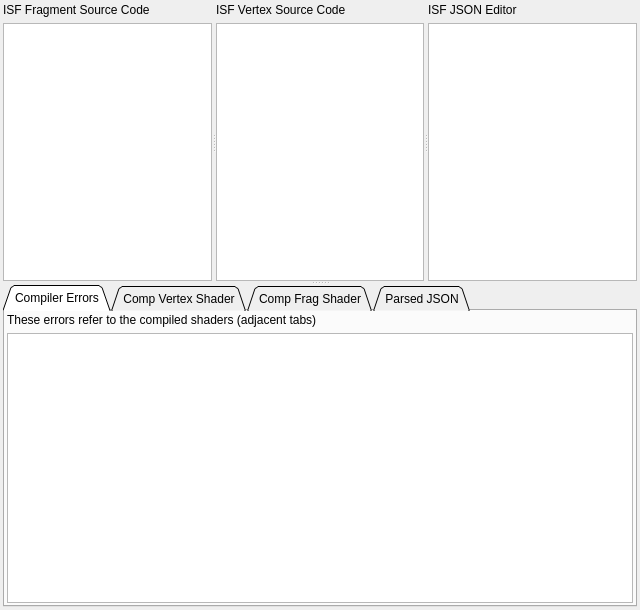
<?xml version="1.0" encoding="UTF-8"?>
<ui version="4.0">
 <class>DocWindow</class>
 <widget class="QWidget" name="DocWindow">
  <property name="geometry">
   <rect>
    <x>0</x>
    <y>0</y>
    <width>640</width>
    <height>610</height>
   </rect>
  </property>
  <property name="windowTitle">
   <string>Editor UI</string>
  </property>
  <layout class="QHBoxLayout" name="horizontalLayout">
   <property name="leftMargin">
    <number>3</number>
   </property>
   <property name="topMargin">
    <number>3</number>
   </property>
   <property name="rightMargin">
    <number>3</number>
   </property>
   <property name="bottomMargin">
    <number>3</number>
   </property>
   <item>
    <widget class="QSplitter" name="splitter_2">
     <property name="orientation">
      <enum>Qt::Vertical</enum>
     </property>
     <widget class="QSplitter" name="splitter">
      <property name="orientation">
       <enum>Qt::Horizontal</enum>
      </property>
      <widget class="QWidget" name="verticalLayoutWidget">
       <layout class="QVBoxLayout" name="verticalLayout">
        <item>
         <widget class="QLabel" name="label">
          <property name="text">
           <string>ISF Fragment Source Code</string>
          </property>
         </widget>
        </item>
        <item>
         <widget class="SimpleSourceCodeEdit" name="fragShaderEditor"/>
        </item>
       </layout>
      </widget>
      <widget class="QWidget" name="verticalLayoutWidget_2">
       <layout class="QVBoxLayout" name="verticalLayout_2">
        <item>
         <widget class="QLabel" name="label_2">
          <property name="text">
           <string>ISF Vertex Source Code</string>
          </property>
         </widget>
        </item>
        <item>
         <widget class="SimpleSourceCodeEdit" name="vertShaderEditor"/>
        </item>
       </layout>
      </widget>
      <widget class="QWidget" name="verticalLayoutWidget_3">
       <layout class="QVBoxLayout" name="verticalLayout_3">
        <item>
         <widget class="QLabel" name="label_3">
          <property name="text">
           <string>ISF JSON Editor</string>
          </property>
         </widget>
        </item>
        <item>
         <widget class="QTableView" name="jsonEditor"/>
        </item>
       </layout>
      </widget>
     </widget>
     <widget class="QTabWidget" name="tabView">
      <property name="sizePolicy">
       <sizepolicy hsizetype="Expanding" vsizetype="MinimumExpanding">
        <horstretch>0</horstretch>
        <verstretch>0</verstretch>
       </sizepolicy>
      </property>
      <property name="minimumSize">
       <size>
        <width>0</width>
        <height>0</height>
       </size>
      </property>
      <property name="tabShape">
       <enum>QTabWidget::Triangular</enum>
      </property>
      <property name="currentIndex">
       <number>0</number>
      </property>
      <widget class="QWidget" name="tab">
       <attribute name="title">
        <string>Compiler Errors</string>
       </attribute>
       <layout class="QVBoxLayout" name="verticalLayout_4">
        <property name="leftMargin">
         <number>2</number>
        </property>
        <property name="topMargin">
         <number>2</number>
        </property>
        <property name="rightMargin">
         <number>2</number>
        </property>
        <property name="bottomMargin">
         <number>2</number>
        </property>
        <item>
         <widget class="QLabel" name="label_4">
          <property name="text">
           <string>These errors refer to the compiled shaders (adjacent tabs)</string>
          </property>
         </widget>
        </item>
        <item>
         <widget class="QListWidget" name="compilerErrorsListWidget"/>
        </item>
       </layout>
      </widget>
      <widget class="QWidget" name="tab_3">
       <attribute name="title">
        <string>Comp Vertex Shader</string>
       </attribute>
       <layout class="QVBoxLayout" name="verticalLayout_5">
        <property name="leftMargin">
         <number>2</number>
        </property>
        <property name="topMargin">
         <number>2</number>
        </property>
        <property name="rightMargin">
         <number>2</number>
        </property>
        <property name="bottomMargin">
         <number>2</number>
        </property>
        <item>
         <widget class="QLabel" name="label_5">
          <property name="text">
           <string>This is the compiled vertex shader- it isn't directly editable (edit the ISF instead)</string>
          </property>
         </widget>
        </item>
        <item>
         <widget class="SimpleSourceCodeEdit" name="compiledVertShader"/>
        </item>
       </layout>
      </widget>
      <widget class="QWidget" name="tab_4">
       <attribute name="title">
        <string>Comp Frag Shader</string>
       </attribute>
       <layout class="QVBoxLayout" name="verticalLayout_6">
        <property name="leftMargin">
         <number>2</number>
        </property>
        <property name="topMargin">
         <number>2</number>
        </property>
        <property name="rightMargin">
         <number>2</number>
        </property>
        <property name="bottomMargin">
         <number>2</number>
        </property>
        <item>
         <widget class="QLabel" name="label_6">
          <property name="text">
           <string>This is the compiled fragment shader- it isn't directly editable (edit the ISF instead)</string>
          </property>
         </widget>
        </item>
        <item>
         <widget class="SimpleSourceCodeEdit" name="compiledFragShader"/>
        </item>
       </layout>
      </widget>
      <widget class="QWidget" name="tab_2">
       <attribute name="title">
        <string>Parsed JSON</string>
       </attribute>
       <layout class="QVBoxLayout" name="verticalLayout_7">
        <property name="leftMargin">
         <number>2</number>
        </property>
        <property name="topMargin">
         <number>2</number>
        </property>
        <property name="rightMargin">
         <number>2</number>
        </property>
        <property name="bottomMargin">
         <number>2</number>
        </property>
        <item>
         <widget class="QLabel" name="label_7">
          <property name="text">
           <string>This is the parsed JSON blob- it isn't directly editable (edit the ISF instead)</string>
          </property>
         </widget>
        </item>
        <item>
         <widget class="SimpleSourceCodeEdit" name="parsedJSON"/>
        </item>
       </layout>
      </widget>
     </widget>
    </widget>
   </item>
  </layout>
 </widget>
 <customwidgets>
  <customwidget>
   <class>SimpleSourceCodeEdit</class>
   <extends>QPlainTextEdit</extends>
   <header>SimpleSourceCodeEdit.h</header>
  </customwidget>
 </customwidgets>
 <resources/>
 <connections/>
</ui>
